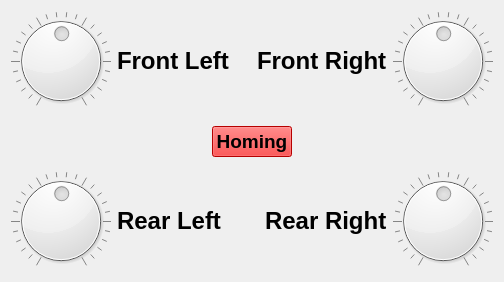
<?xml version="1.0" encoding="UTF-8"?>
<ui version="4.0">
 <class>FlipperControl</class>
 <widget class="QWidget" name="FlipperControl">
  <property name="geometry">
   <rect>
    <x>0</x>
    <y>0</y>
    <width>504</width>
    <height>282</height>
   </rect>
  </property>
  <property name="windowTitle">
   <string>Flipper Control</string>
  </property>
  <layout class="QVBoxLayout" name="verticalLayout">
   <item>
    <layout class="QHBoxLayout" name="horizontalLayout">
     <item>
      <widget class="QDial" name="dialFlipFrontLeft">
       <property name="sizePolicy">
        <sizepolicy hsizetype="Fixed" vsizetype="Fixed">
         <horstretch>0</horstretch>
         <verstretch>0</verstretch>
        </sizepolicy>
       </property>
       <property name="sliderPosition">
        <number>50</number>
       </property>
       <property name="orientation">
        <enum>Qt::Horizontal</enum>
       </property>
       <property name="notchesVisible">
        <bool>true</bool>
       </property>
      </widget>
     </item>
     <item>
      <widget class="QLabel" name="label">
       <property name="font">
        <font>
         <pointsize>18</pointsize>
         <weight>75</weight>
         <bold>true</bold>
        </font>
       </property>
       <property name="text">
        <string>Front Left</string>
       </property>
      </widget>
     </item>
     <item>
      <spacer name="horizontalSpacer">
       <property name="orientation">
        <enum>Qt::Horizontal</enum>
       </property>
       <property name="sizeHint" stdset="0">
        <size>
         <width>40</width>
         <height>20</height>
        </size>
       </property>
      </spacer>
     </item>
     <item>
      <widget class="QLabel" name="label_2">
       <property name="font">
        <font>
         <pointsize>18</pointsize>
         <weight>75</weight>
         <bold>true</bold>
        </font>
       </property>
       <property name="text">
        <string>Front Right</string>
       </property>
      </widget>
     </item>
     <item>
      <widget class="QDial" name="dialFlipFrontRight">
       <property name="sizePolicy">
        <sizepolicy hsizetype="Fixed" vsizetype="Fixed">
         <horstretch>0</horstretch>
         <verstretch>0</verstretch>
        </sizepolicy>
       </property>
       <property name="sliderPosition">
        <number>50</number>
       </property>
       <property name="notchesVisible">
        <bool>true</bool>
       </property>
      </widget>
     </item>
    </layout>
   </item>
   <item>
    <spacer name="verticalSpacer">
     <property name="orientation">
      <enum>Qt::Vertical</enum>
     </property>
     <property name="sizeHint" stdset="0">
      <size>
       <width>20</width>
       <height>0</height>
      </size>
     </property>
    </spacer>
   </item>
   <item>
    <layout class="QHBoxLayout" name="horizontalLayout_3">
     <item>
      <spacer name="horizontalSpacer_3">
       <property name="orientation">
        <enum>Qt::Horizontal</enum>
       </property>
       <property name="sizeHint" stdset="0">
        <size>
         <width>40</width>
         <height>20</height>
        </size>
       </property>
      </spacer>
     </item>
     <item>
      <widget class="QPushButton" name="pushButton">
       <property name="sizePolicy">
        <sizepolicy hsizetype="Fixed" vsizetype="Fixed">
         <horstretch>0</horstretch>
         <verstretch>0</verstretch>
        </sizepolicy>
       </property>
       <property name="font">
        <font>
         <pointsize>14</pointsize>
         <weight>75</weight>
         <bold>true</bold>
        </font>
       </property>
       <property name="styleSheet">
        <string notr="true">background-color: rgb(255, 0, 0);</string>
       </property>
       <property name="text">
        <string>Homing</string>
       </property>
      </widget>
     </item>
     <item>
      <spacer name="horizontalSpacer_4">
       <property name="orientation">
        <enum>Qt::Horizontal</enum>
       </property>
       <property name="sizeHint" stdset="0">
        <size>
         <width>40</width>
         <height>20</height>
        </size>
       </property>
      </spacer>
     </item>
    </layout>
   </item>
   <item>
    <spacer name="verticalSpacer_2">
     <property name="orientation">
      <enum>Qt::Vertical</enum>
     </property>
     <property name="sizeHint" stdset="0">
      <size>
       <width>20</width>
       <height>0</height>
      </size>
     </property>
    </spacer>
   </item>
   <item>
    <layout class="QHBoxLayout" name="horizontalLayout_2">
     <item>
      <widget class="QDial" name="dialFlipRearLeft">
       <property name="sizePolicy">
        <sizepolicy hsizetype="Fixed" vsizetype="Fixed">
         <horstretch>0</horstretch>
         <verstretch>0</verstretch>
        </sizepolicy>
       </property>
       <property name="sliderPosition">
        <number>50</number>
       </property>
       <property name="notchesVisible">
        <bool>true</bool>
       </property>
      </widget>
     </item>
     <item>
      <widget class="QLabel" name="label_3">
       <property name="font">
        <font>
         <pointsize>18</pointsize>
         <weight>75</weight>
         <bold>true</bold>
        </font>
       </property>
       <property name="text">
        <string>Rear Left</string>
       </property>
      </widget>
     </item>
     <item>
      <spacer name="horizontalSpacer_2">
       <property name="orientation">
        <enum>Qt::Horizontal</enum>
       </property>
       <property name="sizeHint" stdset="0">
        <size>
         <width>40</width>
         <height>20</height>
        </size>
       </property>
      </spacer>
     </item>
     <item>
      <widget class="QLabel" name="label_4">
       <property name="font">
        <font>
         <pointsize>18</pointsize>
         <weight>75</weight>
         <bold>true</bold>
        </font>
       </property>
       <property name="text">
        <string>Rear Right</string>
       </property>
      </widget>
     </item>
     <item>
      <widget class="QDial" name="dialFlipRearRight">
       <property name="sizePolicy">
        <sizepolicy hsizetype="Fixed" vsizetype="Fixed">
         <horstretch>0</horstretch>
         <verstretch>0</verstretch>
        </sizepolicy>
       </property>
       <property name="sliderPosition">
        <number>50</number>
       </property>
       <property name="notchesVisible">
        <bool>true</bool>
       </property>
      </widget>
     </item>
    </layout>
   </item>
  </layout>
 </widget>
 <resources/>
 <connections/>
</ui>
